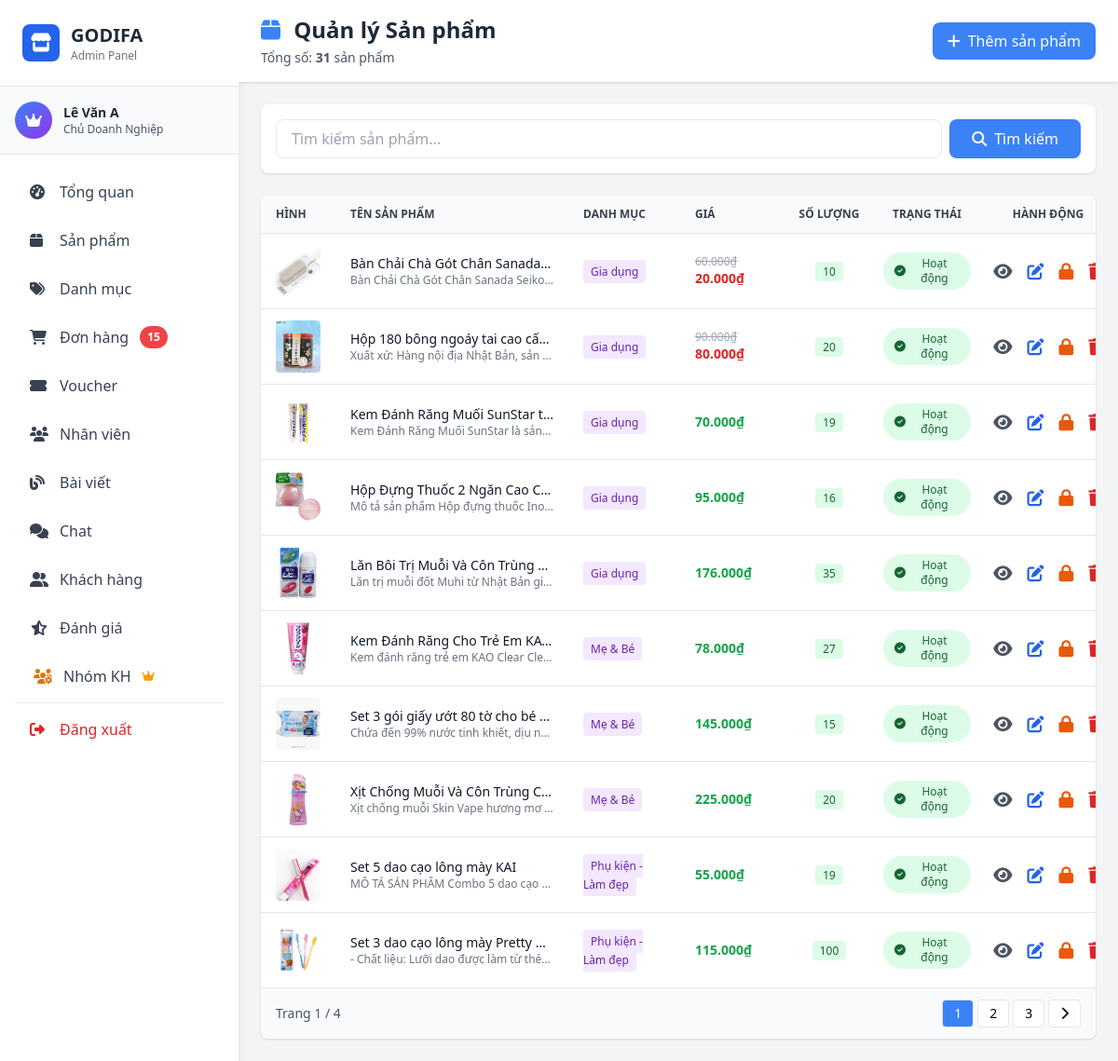
Page /admin/pages/products.php (signed in) on the committed database.
### tables this page shows
CREATE TABLE IF NOT EXISTS `product` (
  `productID` int NOT NULL AUTO_INCREMENT,
  `productName` varchar(150) NOT NULL,
  `SKU_MRK` varchar(30) NOT NULL,
  `stockQuantity` int NOT NULL,
  `price` float NOT NULL,
  `promotional_price` float DEFAULT NULL,
  `description` varchar(500) NOT NULL,
  `image` varchar(100) NOT NULL,
  `categoryID` int NOT NULL,
  `status` tinyint(1) NOT NULL DEFAULT '1' COMMENT '1=Hoạt động, 0=Đã khóa',
  PRIMARY KEY (`productID`),
  KEY `fk_product_category` (`categoryID`)
);

CREATE TABLE IF NOT EXISTS `category` (
  `categoryID` int NOT NULL AUTO_INCREMENT,
  `categoryName` varchar(150) NOT NULL,
  `status` tinyint(1) NOT NULL DEFAULT '1' COMMENT '1=Active, 0=Inactive',
  PRIMARY KEY (`categoryID`)
);

### model/mProduct.php (called while the page is built, shortened)
<?php
require_once __DIR__ . '/database.php';
class Product {
    private $conn;
    public function __construct() {
        $db = new clsKetNoi();
        $this->conn = $db->moKetNoi();
    }
    public function getAllProducts($limit = null, $offset = 0) {
        $sql = "SELECT p.*, c.categoryName
                FROM product p
                LEFT JOIN category c ON p.categoryID = c.categoryID
                ORDER BY p.productID DESC";
        $result = mysqli_query($this->conn, $sql);
        $products = [];
        while ($row = mysqli_fetch_assoc($result)) {
            $products[] = $row;
        }
        return $products;
    }
    public function countProducts() {
        $sql = "SELECT COUNT(*) as total FROM product";
        $result = mysqli_query($this->conn, $sql);
        $row = mysqli_fetch_assoc($result);
        return $row['total'];
    }
}
?>

### model/database.php (called while the page is built, shortened)
<?php
class Database {
    private static $instance = null;
    private $connection;
    private function __construct() {
        try {
            $this->connection = mysqli_connect(
                self::DB_HOST,
                self::DB_USER,
                self::DB_PASS,
                self::DB_NAME
            );
            mysqli_set_charset($this->connection, self::DB_CHARSET);
        } catch (Exception $e) {
            die("Database Error: " . $e->getMessage());
        }
    }
    public static function getInstance() {
        if (self::$instance === null) {
            self::$instance = new self();
        }
        return self::$instance;
    }
    public function getConnection() {
        return $this->connection;
    }
}
class clsKetNoi {
    public function moKetNoi() {
        return Database::getInstance()->getConnection();
    }
}
?>

### model/mCategory.php (called while the page is built, shortened)
<?php
require_once __DIR__ . '/database.php';
class Category {
    public function __construct() {
        $db = new clsKetNoi();
    }
}
?>

### controller/admin/cProduct.php (called while the page is built, shortened)
<?php
require_once __DIR__ . '/../../model/mProduct.php';
require_once __DIR__ . '/../../model/mCategory.php';
class cProduct {
    private $productModel;
    public function __construct() {
        $this->productModel = new Product();
    }
    public function getAllProducts() {
        return $this->productModel->getAllProducts();
    }
    public function countProducts() {
        return $this->productModel->countProducts();
    }
}
?>

### admin/middleware/auth.php (called while the page is built, shortened)
<?php
function hasPermission($permission) {
    global $rolePermissions;
    $userRole = $_SESSION['role_id'] ?? 0;
    if ($userRole == ROLE_OWNER) {
        return true;
    }
    return in_array($permission, $rolePermissions[$userRole]);
}
?>

### admin/pages/products.php (the view, shortened to what this page needs)
<?php
require_once __DIR__ . '/../middleware/auth.php';
require_once __DIR__ . '/../../controller/admin/cProduct.php';
$productController = new cProduct();
$page = isset($_GET['p']) ? intval($_GET['p']) : 1;
$limit = 10;
$offset = ($page - 1) * $limit;
$search = isset($_GET['search']) ? trim($_GET['search']) : '';
if ($search) {
    $products = $productController->searchProducts($search);
    $totalRows = count($products);
    $products = array_slice($products, $offset, $limit);
} else {
    $products = $productController->getAllProducts();
    $totalRows = $productController->countProducts();
    $products = array_slice($products, $offset, $limit);
}
$totalPages = ceil($totalRows / $limit);
include __DIR__ . '/../includes/header.php';
?>
<div class="flex h-screen bg-gray-100">
    <?php include __DIR__ . '/../includes/sidebar.php'; ?>
    <div class="flex-1 overflow-y-auto ml-64">
        <div class="bg-white shadow sticky top-0 z-10">
            <div class="px-4 md:px-6 py-4 flex flex-wrap justify-between items-center gap-4">
                <div>
                    <h1 class="text-xl md:text-2xl font-bold text-gray-800">
                        <i class="fas fa-box text-blue-500 mr-2"></i>
                        Quản lý Sản phẩm
                    </h1>
                    <p class="text-sm text-gray-600 mt-1">
                        Tổng số: <strong><?php echo $totalRows; ?></strong> sản phẩm
                    </p>
                </div>
                <?php if (hasPermission('manage_products')): ?>
                <button onclick="openAddModal()" class="bg-blue-500 hover:bg-blue-600 text-white px-4 py-2 rounded-lg inline-flex items-center text-sm md:text-base">
                    <i class="fas fa-plus mr-2"></i>Thêm sản phẩm
                </button>
                <?php endif; ?>
            </div>
        </div>
        <div class="p-4 md:p-6">
            <div class="bg-white rounded-lg shadow p-4 mb-6">
                <form method="GET" class="flex flex-wrap gap-2">
                    <input type="text" name="search" value="<?php echo htmlspecialchars($search); ?>"
                           placeholder="Tìm kiếm sản phẩm..."
                           class="flex-1 min-w-[200px] px-4 py-2 border rounded-lg focus:ring-2 focus:ring-blue-500">
                    <button type="submit" class="bg-blue-500 hover:bg-blue-600 text-white px-6 py-2 rounded-lg">
                        <i class="fas fa-search mr-2"></i>Tìm kiếm
                    </button>
                </form>
            </div>
            <div class="bg-white rounded-lg shadow overflow-hidden">
                <div class="overflow-x-auto">
                    <table class="w-full">
                        <thead class="bg-gray-50 border-b">
                            <tr>
                                <th class="px-4 py-3 text-left text-xs font-semibold text-gray-700 uppercase" style="width: 80px;">Hình</th>
                                <th class="px-4 py-3 text-left text-xs font-semibold text-gray-700 uppercase" style="width: 250px;">Tên sản phẩm</th>
                                <th class="px-4 py-3 text-left text-xs font-semibold text-gray-700 uppercase" style="width: 120px;">Danh mục</th>
                                <th class="px-4 py-3 text-left text-xs font-semibold text-gray-700 uppercase" style="width: 110px;">Giá</th>
                                <th class="px-2 py-3 text-center text-xs font-semibold text-gray-700 uppercase" style="width: 100px;">Số lượng</th>
                                <th class="px-2 py-3 text-center text-xs font-semibold text-gray-700 uppercase" style="width: 110px;">Trạng thái</th>
                                <th class="px-2 py-3 text-center text-xs font-semibold text-gray-700 uppercase" style="width: 150px;">Hành động</th>
                            </tr>
                        </thead>
                        <tbody class="divide-y divide-gray-200">
                            <?php if (empty($products)): ?>
                            <tr>
                                <td colspan="7" class="px-4 py-8 text-center text-gray-500">
                                    <i class="fas fa-inbox text-4xl mb-2"></i>
                                    <p>Không có sản phẩm nào</p>
                                </td>
                            </tr>
                            <?php else: ?>
                                <?php foreach ($products as $product): ?>
                                <tr class="hover:bg-gray-50">
                                    <td class="px-4 py-3">
                                        <?php if ($product['image']): ?>
                                        <img src="/GODIFA/image/<?php echo htmlspecialchars($product['image']); ?>"
                                             alt="<?php echo htmlspecialchars($product['productName']); ?>"
                                             class="w-14 h-14 object-cover rounded">
                                        <?php else: ?>
                                        <div class="w-14 h-14 bg-gray-200 rounded flex items-center justify-center">
                                            <i class="fas fa-image text-gray-400"></i>
                                        </div>
                                        <?php endif; ?>
                                    </td>
                                    <td class="px-4 py-3 text-sm">
                                        <div onclick='openViewModal(<?php echo json_encode($product, JSON_HEX_APOS); ?>)' class="font-medium text-gray-900 truncate cursor-pointer hover:text-blue-600" style="max-width: 250px;" title="Xem chi tiết: <?php echo htmlspecialchars($product['productName']); ?>">
                                            <?php echo htmlspecialchars($product['productName']); ?>
                                        </div>
                                        <div class="text-xs text-gray-500 truncate" style="max-width: 250px;">
                                            <?php echo htmlspecialchars(mb_substr($product['description'], 0, 40)); ?>...
                                        </div>
                                    </td>
                                    <td class="px-4 py-3 text-sm">
                                        <span class="px-2 py-1 bg-purple-100 text-purple-800 rounded text-xs">
                                            <?php echo htmlspecialchars($product['categoryName'] ?? 'N/A'); ?>
                                        </span>
                                    </td>
                                    <td class="px-4 py-3 text-sm">
                                        <?php if (!empty($product['promotional_price']) && $product['promotional_price'] > 0): ?>
                                            <div class="flex flex-col">
                                                <span class="text-gray-400 line-through text-xs"><?php echo number_format($product['price'], 0, ',', '.'); ?>₫</span>
                                                <span class="font-semibold text-red-600"><?php echo number_format($product['promotional_price'], 0, ',', '.'); ?>₫</span>
                                            </div>
                                        <?php else: ?>
                                            <span class="font-semibold text-green-600"><?php echo number_format($product['price'], 0, ',', '.'); ?>₫</span>
                                        <?php endif; ?>
                                    </td>
                                    <td class="px-2 py-3 text-center text-sm">
                                        <span class="px-2 py-0.5 <?php echo $product['stockQuantity'] > 0 ? 'bg-green-100 text-green-800' : 'bg-red-100 text-red-800'; ?> rounded text-xs font-medium">
                                            <?php echo $product['stockQuantity']; ?>
                                        </span>
                                    </td>
                                    <td class="px-2 py-3 text-center text-sm">
                                        <span class="px-3 py-1 <?php echo $product['status'] == 1 ? 'bg-green-100 text-green-800' : 'bg-red-100 text-red-800'; ?> rounded-full text-xs font-medium inline-flex items-center">
                                            <i class="fas fa-<?php echo $product['status'] == 1 ? 'check-circle' : 'times-circle'; ?> mr-1"></i>
                                            <?php echo $product['status'] == 1 ? 'Hoạt động' : 'Đã khóa'; ?>
                                        </span>
                                    </td>
                                    <td class="px-2 py-3 text-center">
                                        <div class="flex justify-center items-center space-x-2">
                                            <button onclick='openViewModal(<?php echo json_encode($product, JSON_HEX_APOS); ?>)'
                                                    class="text-gray-600 hover:text-blue-600" title="Xem chi tiết">
                                                <i class="fas fa-eye text-lg"></i>
                                            </button>
                                            <?php if (hasPermission('manage_products')): ?>
                                            <button onclick='openEditModal(<?php echo json_encode($product, JSON_HEX_APOS); ?>)'
                                                    class="text-blue-600 hover:text-blue-800" title="Sửa">
                                                <i class="fas fa-edit text-lg"></i>
                                            </button>
                                            <?php if ($product['status'] == 1): ?>
                                            <button onclick="toggleStatus(<?php echo $product['productID']; ?>)"
                                                    class="text-orange-600 hover:text-orange-800" title="Khóa sản phẩm">
                                                <i class="fas fa-lock text-lg"></i>
                                            </button>
                                            <?php endif; ?>
                                            <?php if (hasPermission('delete_product')): ?>
                                            <button onclick="deleteProduct(<?php echo $product['productID']; ?>)"
                                                    class="text-red-600 hover:text-red-800" title="Xóa">
                                                <i class="fas fa-trash text-lg"></i>
                                            </button>
                                            <?php endif; ?>
                                            <?php else: ?>
                                            <span class="text-gray-400 text-sm">Không có quyền</span>
                                            <?php endif; ?>
                                        </div>
                                    </td>
                                </tr>
                                <?php endforeach; ?>
                            <?php endif; ?>
                        </tbody>
                    </table>
                </div>
                <?php if ($totalPages > 1): ?>
                <div class="px-4 py-3 bg-gray-50 border-t flex flex-wrap justify-between items-center gap-2">
                    <div class="text-sm text-gray-600">
                        Trang <?php echo $page; ?> / <?php echo $totalPages; ?>
                    </div>
                    <div class="flex gap-1">
                        <?php for ($i = max(1, $page-2); $i <= min($totalPages, $page+2); $i++): ?>
                        <a href="?page=products&p=<?php echo $i; ?><?php echo $search ? '&search='.urlencode($search) : ''; ?>"
                           class="px-3 py-1 <?php echo $i == $page ? 'bg-blue-500 text-white' : 'bg-white hover:bg-gray-100'; ?> border rounded text-sm">
                            <?php echo $i; ?>
                        </a>
                        <?php endfor; ?>
                        <?php if ($page < $totalPages): ?>
                        <a href="?page=products&p=<?php echo $page+1; ?><?php echo $search ? '&search='.urlencode($search) : ''; ?>"
                           class="px-3 py-1 bg-white border rounded hover:bg-gray-100 text-sm">
                            <i class="fas fa-chevron-right"></i>
                        </a>
                        <?php endif; ?>
                    </div>
                </div>
                <?php endif; ?>
            </div>
        </div>
    </div>
</div>
<?php include __DIR__ . '/../includes/footer.php'; ?>

### rows in the picture
product: image (picture), productName "Bàn Chải Chà Gót Chân Sanada…", description "Bàn Chải Chà Gót Chân Sanada Seiko…", categoryID.categoryName "Gia dụng", price "60.000", promotional_price "20.000", stockQuantity "10", status 1 (drawn)
product: image (picture), productName "Hộp 180 bông ngoáy tai cao cấ…", description "Xuất xứ: Hàng nội địa Nhật Bản, sản…", categoryID.categoryName "Gia dụng", price "90.000", promotional_price "80.000", stockQuantity "20", status 1 (drawn)
product: image (picture), productName "Kem Đánh Răng Muối SunStar t…", description "Kem Đánh Răng Muối SunStar là sản…", categoryID.categoryName "Gia dụng", price "70.000", stockQuantity "19", status 1 (drawn)
product: image (picture), productName "Hộp Đựng Thuốc 2 Ngăn Cao C…", description "Mô tả sản phẩm Hộp đựng thuốc Ino…", categoryID.categoryName "Gia dụng", price "95.000", stockQuantity "16", status 1 (drawn)
product: image (picture), productName "Lăn Bôi Trị Muỗi Và Côn Trùng…", description "Lăn trị muỗi đốt Muhi từ Nhật Bản gi…", categoryID.categoryName "Gia dụng", price "176.000", stockQuantity "35", status 1 (drawn)
product: image (picture), productName "Kem Đánh Răng Cho Trẻ Em KA…", description "Kem đánh răng trẻ em KAO Clear Cle…", categoryID.categoryName "Mẹ & Bé", price "78.000", stockQuantity "27", status 1 (drawn)
product: image (picture), productName "Set 3 gói giấy ướt 80 tờ cho bé…", description "Chứa đến 99% nước tinh khiết, dịu n…", categoryID.categoryName "Mẹ & Bé", price "145.000", stockQuantity "15", status 1 (drawn)
product: image (picture), productName "Xịt Chống Muỗi Và Côn Trùng C…", description "Xịt chống muỗi Skin Vape hương mơ…", categoryID.categoryName "Mẹ & Bé", price "225.000", stockQuantity "20", status 1 (drawn)
product: image (picture), productName "Set 5 dao cạo lông mày KAI", description "MÔ TẢ SẢN PHẨM Combo 5 dao cạo…", categoryID.categoryName "Phụ kiện - Làm đẹp", price "55.000", stockQuantity "19", status 1 (drawn)
product: image (picture), productName "Set 3 dao cạo lông mày Pretty…", description "- Chất liệu: Lưỡi dao được làm từ thé…", categoryID.categoryName "Phụ kiện - Làm đẹp", price "115.000", stockQuantity "100", status 1 (drawn)

### other values in the picture
$_SESSION['user_name'] "Lê Văn A"
getRoleName($_SESSION['role_id']) "Chủ Doanh Nghiệp"
$pendingOrdersCount "15"
$totalRows "31"
$page "1"
$totalPages "4"
